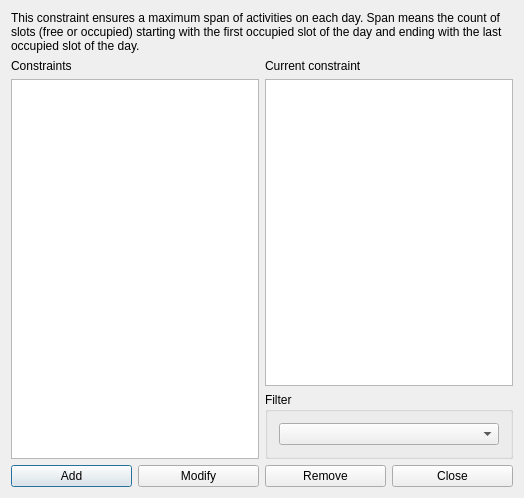
<?xml version="1.0" encoding="UTF-8"?>
<ui version="4.0">
 <class>ConstraintStudentsSetMaxSpanPerDayForm_template</class>
 <widget class="QDialog" name="ConstraintStudentsSetMaxSpanPerDayForm_template">
  <property name="geometry">
   <rect>
    <x>0</x>
    <y>0</y>
    <width>524</width>
    <height>498</height>
   </rect>
  </property>
  <property name="windowTitle">
   <string extracomment="This is the title of the dialog to see the list of all constraints of this type">Constraints students set max span per day</string>
  </property>
  <layout class="QGridLayout" name="gridLayout_2">
   <item row="1" column="0" rowspan="2">
    <layout class="QVBoxLayout" name="verticalLayout">
     <item>
      <widget class="QLabel" name="constraintsTextLabel">
       <property name="frameShape">
        <enum>QFrame::NoFrame</enum>
       </property>
       <property name="frameShadow">
        <enum>QFrame::Plain</enum>
       </property>
       <property name="text">
        <string>Constraints</string>
       </property>
       <property name="wordWrap">
        <bool>false</bool>
       </property>
      </widget>
     </item>
     <item>
      <widget class="QListWidget" name="constraintsListWidget"/>
     </item>
    </layout>
   </item>
   <item row="1" column="1">
    <layout class="QVBoxLayout" name="verticalLayout_2">
     <item>
      <widget class="QLabel" name="currentConstraintTextLabel">
       <property name="text">
        <string>Current constraint</string>
       </property>
       <property name="wordWrap">
        <bool>false</bool>
       </property>
      </widget>
     </item>
     <item>
      <widget class="QPlainTextEdit" name="currentConstraintTextEdit"/>
     </item>
    </layout>
   </item>
   <item row="2" column="1">
    <widget class="QGroupBox" name="filterGroupBox">
     <property name="title">
      <string>Filter</string>
     </property>
     <layout class="QGridLayout" name="gridLayout">
      <item row="0" column="0">
       <widget class="QComboBox" name="studentsComboBox"/>
      </item>
     </layout>
    </widget>
   </item>
   <item row="3" column="0" colspan="2">
    <layout class="QHBoxLayout" name="horizontalLayout">
     <item>
      <widget class="QPushButton" name="addConstraintPushButton">
       <property name="text">
        <string>Add</string>
       </property>
      </widget>
     </item>
     <item>
      <widget class="QPushButton" name="modifyConstraintPushButton">
       <property name="text">
        <string>Modify</string>
       </property>
      </widget>
     </item>
     <item>
      <widget class="QPushButton" name="removeConstraintPushButton">
       <property name="text">
        <string>Remove</string>
       </property>
      </widget>
     </item>
     <item>
      <widget class="QPushButton" name="closePushButton">
       <property name="text">
        <string>Close</string>
       </property>
      </widget>
     </item>
    </layout>
   </item>
   <item row="0" column="0" colspan="2">
    <widget class="QLabel" name="label">
     <property name="sizePolicy">
      <sizepolicy hsizetype="Minimum" vsizetype="Minimum">
       <horstretch>0</horstretch>
       <verstretch>0</verstretch>
      </sizepolicy>
     </property>
     <property name="text">
      <string>This constraint ensures a maximum span of activities on each day. Span means the count of slots (free or occupied) starting with the first occupied slot of the day and ending with the last occupied slot of the day.</string>
     </property>
     <property name="wordWrap">
      <bool>true</bool>
     </property>
    </widget>
   </item>
  </layout>
 </widget>
 <layoutdefault spacing="6" margin="11"/>
 <resources/>
 <connections/>
</ui>
